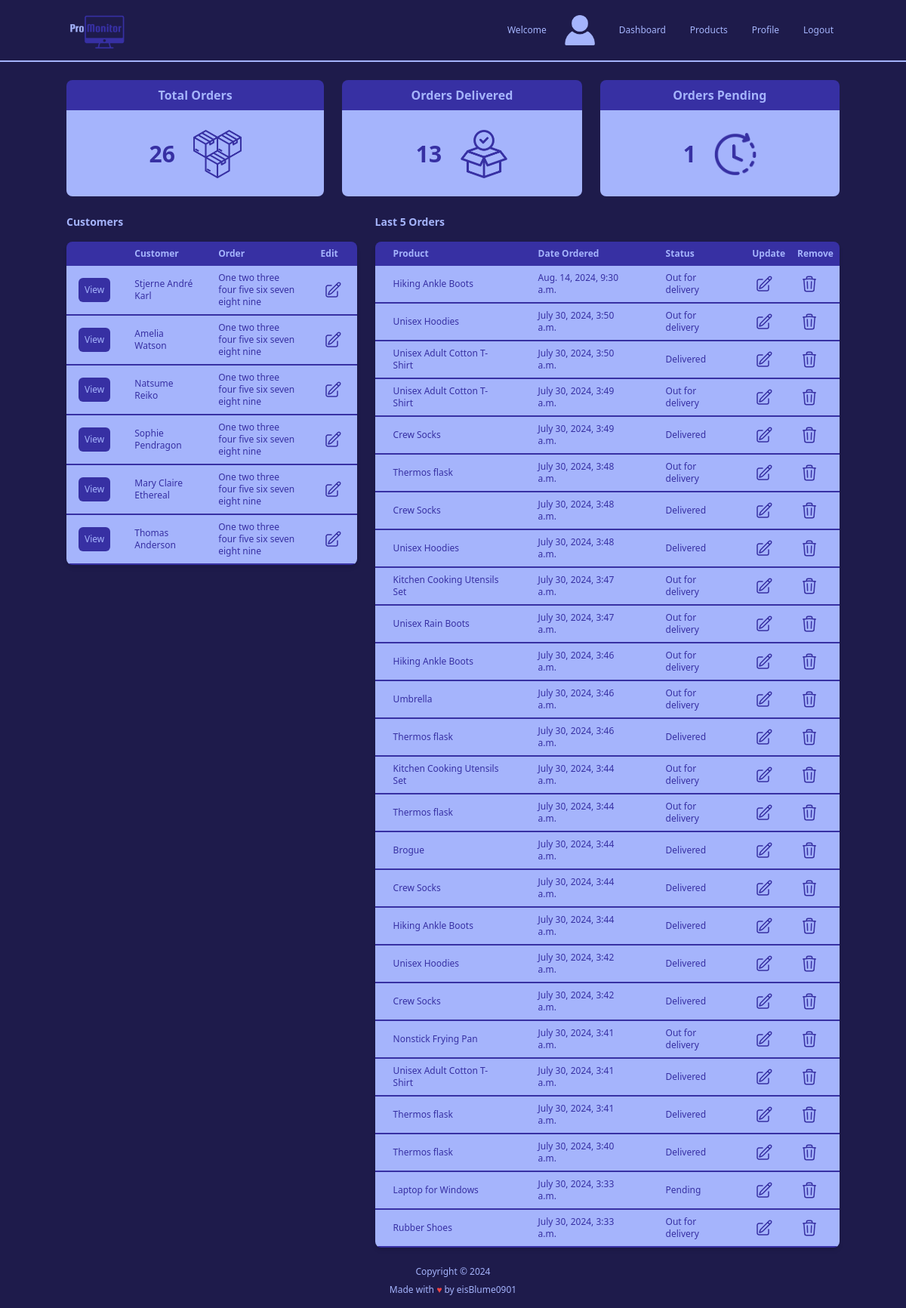
The app's page / (signed in) with its own data.
### accounts/models.py (models this page shows, shortened)
class Customer(models.Model):
    user = models.OneToOneField(User, null=True, on_delete=models.CASCADE) # CASCADE means that if the user is deleted, the customer will also be deleted
    name = models.CharField(max_length=200, null=True)
    phone = models.CharField(max_length=200, null=True)
    email = models.EmailField(max_length=200, null=True)
    date_created = models.DateTimeField(auto_now_add=True, null=True)
    avatar = models.ImageField(null=True, blank=True, default='images/default_user_image.png')

class Order(models.Model):
    STATUS = (
        ('Pending', 'Pending'),
        ('Out for delivery', 'Out for delivery'),
        ('Delivered', 'Delivered'),
    )
    customer = models.ForeignKey(Customer, null=True, on_delete=models.SET_NULL)
    product = models.ForeignKey(Product, null=True, on_delete=models.SET_NULL)
    date_created = models.DateTimeField(auto_now_add=True, null=True)
    status = models.CharField(max_length=200, null=True, choices=STATUS)

class Product(models.Model):
    CATEGORY = (
        ('Indoor', 'Indoor'),
        ('Outdoor', 'Outdoor'),
    )
    name = models.CharField(max_length=200, null=True)
    price = models.FloatField(null=True)
    category = models.CharField(max_length=200, null=True, choices=CATEGORY)
    description = models.TextField(null=True, blank=True)
    date_created = models.DateTimeField(auto_now_add=True, null=True)
    tags = models.ManyToManyField('Tag')
    def __str__(self) -> str:
        return self.name if self.name else "Unknown Product"

### accounts/views.py (the view)
# urls.py: path('', views.home, name="home"),
@permission_required(['accounts.view_order', 'accounts.view_customer'], login_url='login')
def home(request):
    allOrders = Order.objects.order_by('-date_created') # Order by date created in descending order
    allCustomers = Customer.objects.all()
    allPendingOrders = Order.objects.filter(status="Pending").count()
    allOutOfDeliveryOrders = Order.objects.filter(status="Out for delivery").count()
    allDeliveredOrders = Order.objects.filter(status="Delivered").count()
    allOrdersCount = Order.objects.count()
    context = {
        'orders': allOrders,
        'ordersCount': allOrdersCount,
        'customers': allCustomers,
        'pendingOrders': allPendingOrders,
        'outOfDeliveryOrders': allOutOfDeliveryOrders,
        'deliveredOrders': allDeliveredOrders,
    }
    return render(request, 'accounts/dashboard.html', context)

### templates/accounts/dashboard.html (shortened to what this page needs)
{% extends 'main.html' %}
{% block content %}
{% load static %}
{% include 'partials/_home_navbar.html' %}
{% include 'partials/_order_status.html' %}
<div class="flex flex-row mx-auto my-6 max-w-screen-lg justify-between gap-6">
    <div class="flex flex-col gap-4 lg:w-5/12">
        <div class="flex flex-row justify-between items-center">
            <div class="text-indigo-300 font-semibold text-sm text-center">Customers</div>
            </div>
        <div class="relative overflow-x-auto shadow-md rounded-lg">
            <table class="text-sm text-left text-indigo-300 table-fixed">
                <thead class="text-xs text-indigo-300 bg-indigo-800">
                    <tr>
                        <th class="px-4 py-2"></th>
                        <th class="px-4 py-2">Customer</th>
                        <th class="px-4 py-2">Order</th>
                        <th class="px-4 py-2">Edit</th>
                    </tr>
                </thead>
                <tbody class="text-xs text-indigo-800 font-medium whitespace-normal">
                    {% for customer in customers %}
                    <tr class="bg-indigo-300 border-b-2 border-indigo-800 hover:bg-indigo-200">
                        <td class="px-4 py-2">
                            <a href="{% url 'customer' customer.id %}">
                                <button class="p-2 bg-indigo-800 text-indigo-300 rounded-md hover:bg-indigo-300 hover:text-indigo-800">View</button>
                            </a>
                        </td>
                        <td class="px-4 py-2">{{ customer.name }}</td>
                        <td class="px-4 py-2">One two three four five six seven eight nine</td>
                        <td class="px-4 py-2 mx-auto">
                            <button class="p-1 hover:bg-indigo-800 hover:text-indigo-300 hover:rounded-md">
                            </button>
                        </td>
                    </tr>
                    {% endfor %}
                </tbody>
            </table>
        </div>
    </div>
    <div class="flex flex-col gap-4 lg:w-8/12">
        <div class="flex flex-row justify-between items-center">
            <div class="text-indigo-300 font-semibold text-sm text-center">Last 5 Orders</div>
        </div>
        <div class="relative overflow-x-auto shadow-md rounded-lg">
            <table class="text-sm text-left text-indigo-300 table-fixed">
                <thead class="text-xs text-indigo-300 bg-indigo-800">
                    <tr>
                        <th class="px-6 py-2">Product</th>
                        <th class="px-6 py-2">Date Ordered</th>
                        <th class="px-6 py-2">Status</th>
                        <th class="px-2 py-2">Update</th>
                        <th class="px-2 py-2">Remove</th>
                    </tr>
                </thead>
                <tbody class="text-xs text-indigo-800 font-medium whitespace-normal">
                    {% for order in orders %}
                    <tr class="bg-indigo-300 border-b-2 border-indigo-800 hover:bg-indigo-200">
                        <td class="px-6 py-2">{{ order.product }}</td>
                        <td class="px-6 py-2">{{ order.date_created }}</td>
                        <td class="px-6 py-2">{{ order.status }}</td>
                        <td class="px-2 py-2">
                            <button class="p-1 hover:bg-indigo-800 hover:text-indigo-300 hover:rounded-md">
                                <a href="{% url 'update_order' order.id %}">
                                </a>
                            </button>
                        </td>
                        <td class="px-2 py-2">
                            <button class="p-1 hover:bg-indigo-800 hover:text-indigo-300 hover:rounded-md">
                                <a href="{% url 'delete_order' order.id %}">
                                </a>
                            </button>
                        </td>
                    </tr>
                    {% endfor %}
                </tbody>
            </table>
        </div>
    </div>
</div>
{% endblock %}

### records on screen
Customer: name "Stjerne André Karl"
Customer: name "Amelia Watson"
Customer: name "Natsume Reiko"
Customer: name "Sophie Pendragon"
Customer: name "Mary Claire Ethereal"
Customer: name "Thomas Anderson"
Order: product "Hiking Ankle Boots", date_created "Aug. 14, 2024, 9:30 a.m.", status "Out for delivery"
Order: product "Unisex Hoodies", date_created "July 30, 2024, 3:50 a.m.", status "Out for delivery"
Order: product "Unisex Adult Cotton T-Shirt", date_created "July 30, 2024, 3:50 a.m.", status "Delivered"
Order: product "Unisex Adult Cotton T-Shirt", date_created "July 30, 2024, 3:49 a.m.", status "Out for delivery"
Order: product "Crew Socks", date_created "July 30, 2024, 3:49 a.m.", status "Delivered"
Order: product "Thermos flask", date_created "July 30, 2024, 3:48 a.m.", status "Out for delivery"
Order: product "Crew Socks", date_created "July 30, 2024, 3:48 a.m.", status "Delivered"
Order: product "Unisex Hoodies", date_created "July 30, 2024, 3:48 a.m.", status "Delivered"
Order: product "Kitchen Cooking Utensils Set", date_created "July 30, 2024, 3:47 a.m.", status "Out for delivery"
Order: product "Unisex Rain Boots", date_created "July 30, 2024, 3:47 a.m.", status "Out for delivery"
Order: product "Hiking Ankle Boots", date_created "July 30, 2024, 3:46 a.m.", status "Out for delivery"
Order: product "Umbrella", date_created "July 30, 2024, 3:46 a.m.", status "Out for delivery"
Order: product "Thermos flask", date_created "July 30, 2024, 3:46 a.m.", status "Delivered"
Order: product "Kitchen Cooking Utensils Set", date_created "July 30, 2024, 3:44 a.m.", status "Out for delivery"
Order: product "Thermos flask", date_created "July 30, 2024, 3:44 a.m.", status "Out for delivery"
Order: product "Brogue", date_created "July 30, 2024, 3:44 a.m.", status "Delivered"
Order: product "Crew Socks", date_created "July 30, 2024, 3:44 a.m.", status "Delivered"
Order: product "Hiking Ankle Boots", date_created "July 30, 2024, 3:44 a.m.", status "Delivered"
Order: product "Unisex Hoodies", date_created "July 30, 2024, 3:42 a.m.", status "Delivered"
Order: product "Crew Socks", date_created "July 30, 2024, 3:42 a.m.", status "Delivered"
Order: product "Nonstick Frying Pan", date_created "July 30, 2024, 3:41 a.m.", status "Out for delivery"
Order: product "Unisex Adult Cotton T-Shirt", date_created "July 30, 2024, 3:41 a.m.", status "Delivered"
Order: product "Thermos flask", date_created "July 30, 2024, 3:41 a.m.", status "Delivered"
Order: product "Thermos flask", date_created "July 30, 2024, 3:40 a.m.", status "Delivered"
Order: product "Laptop for Windows", date_created "July 30, 2024, 3:33 a.m.", status "Pending"
Order: product "Rubber Shoes", date_created "July 30, 2024, 3:33 a.m.", status "Out for delivery"

### other values on screen
{{ ordersCount }} "26"
{{ deliveredOrders }} "13"
{{ pendingOrders }} "1"
